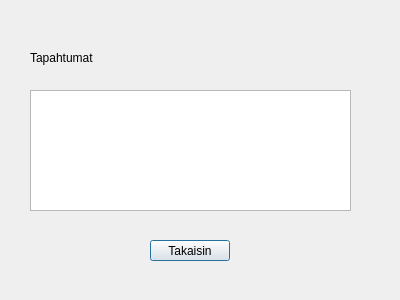
<?xml version="1.0" encoding="UTF-8"?>
<ui version="4.0">
 <class>Tilitapahtumat</class>
 <widget class="QDialog" name="Tilitapahtumat">
  <property name="geometry">
   <rect>
    <x>0</x>
    <y>0</y>
    <width>400</width>
    <height>300</height>
   </rect>
  </property>
  <property name="windowTitle">
   <string>Dialog</string>
  </property>
  <widget class="QPushButton" name="btnclosetilitapahtumat">
   <property name="geometry">
    <rect>
     <x>150</x>
     <y>240</y>
     <width>80</width>
     <height>21</height>
    </rect>
   </property>
   <property name="text">
    <string>Takaisin</string>
   </property>
  </widget>
  <widget class="QTextEdit" name="textEditkayttajantiedot">
   <property name="geometry">
    <rect>
     <x>30</x>
     <y>90</y>
     <width>321</width>
     <height>121</height>
    </rect>
   </property>
  </widget>
  <widget class="QLabel" name="labelsaldotilitapahtumat">
   <property name="geometry">
    <rect>
     <x>30</x>
     <y>50</y>
     <width>71</width>
     <height>16</height>
    </rect>
   </property>
   <property name="text">
    <string>Tapahtumat</string>
   </property>
  </widget>
 </widget>
 <resources/>
 <connections/>
</ui>
